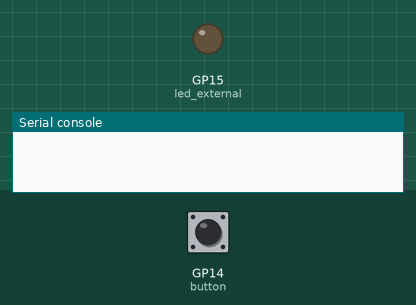
Recording of a program running on a simulated Raspberry Pi Pico running MicroPython. Parts: output pins drawn as LEDs (lit = HIGH), the last lines printed to the serial console. The test bench sets the inputs (shaded band); at power-on: GP14 (button) LOW.

Above: at 1.2 s.
1.3 s: GP14 (button) pulled HIGH for 0.15 s
At 2.5 s:
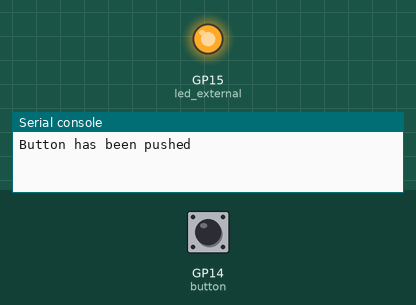
2.9 s: GP14 (button) pulled HIGH for 1 s
At 4.2 s:
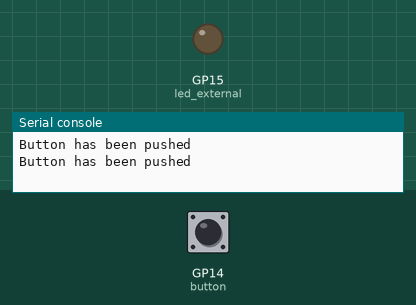
5.4 s: GP14 (button) pulled HIGH for 3.2 s
At 5.8 s:
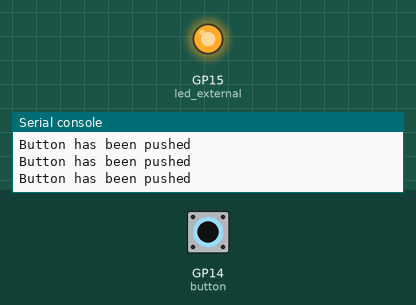
Timing chart, 0 to 8.9 s (numbered marks = the images above; inputs shaded):
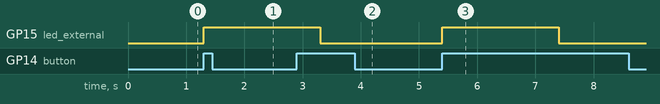

The program:

chap4_button_blink.py
```python
import machine
import utime

button = machine.Pin(14, machine.Pin.IN, machine.Pin.PULL_DOWN)
led_external = machine.Pin(15, machine.Pin.OUT)

while True:
    if button.value() == 1:
        print("Button has been pushed")
        #led_external.value(1)
        led_external.toggle()
        utime.sleep(2)
    #led_external.value(0)
    # comment
```

Measured:
- after the input at 1.3 s, GP15 (led_external): LOW → HIGH at once
- after the input at 2.9 s, GP15 (led_external): HIGH → LOW after 0.40 s
- after the input at 5.4 s, GP15 (led_external): LOW → HIGH at once, → LOW 2.0 s later
